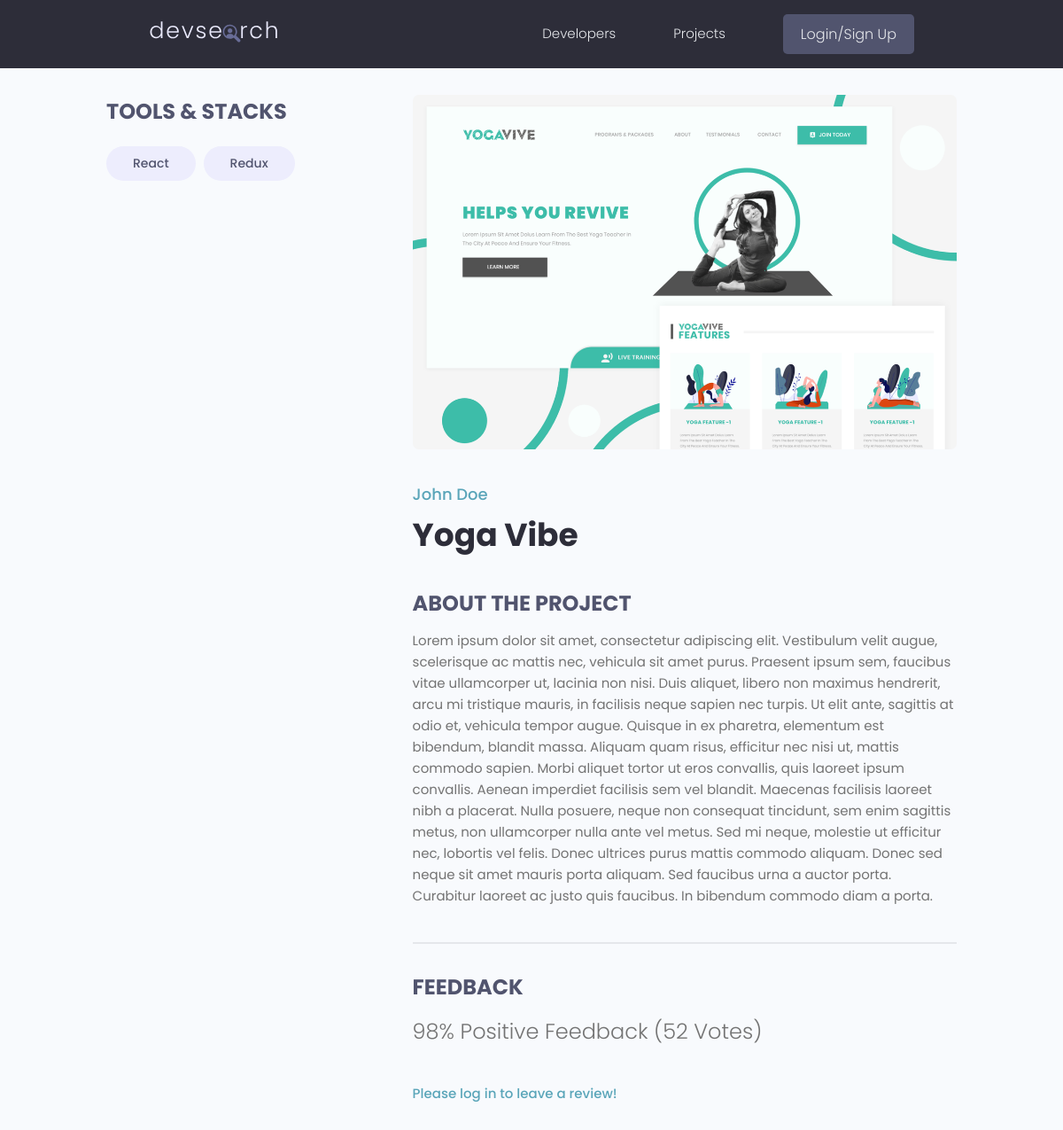
The page /projects/project/5ea68665-ee8f-4463-b57d-1fcc58bb016f on the database as committed earlier.
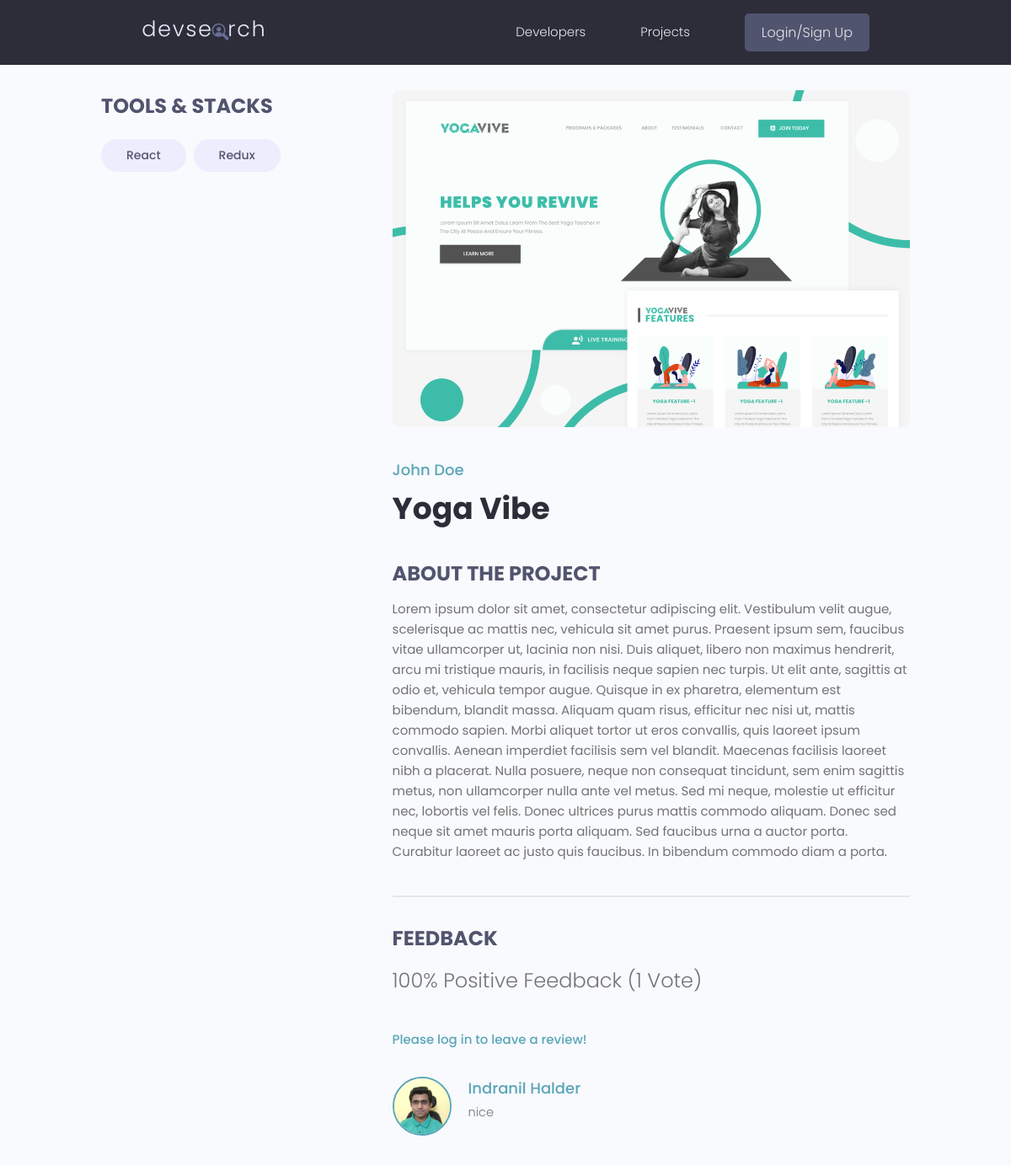
The same page on the database as committed later.
### projects/models.py (models this page shows, shortened)
class Tag(models.Model):
    name = models.CharField(max_length=200)
    created = models.DateTimeField(auto_now_add=True)
    id = models.UUIDField(default=uuid.uuid4, unique=True,
                          primary_key=True, editable=False)
    def __str__(self):
        return self.name

class Project(models.Model):
    owner = models.ForeignKey(
        Profile, null=True, blank=True, on_delete=models.SET_NULL)
    title = models.CharField(max_length=200)
    description = models.TextField(null=True, blank=True)
    featured_image = models.ImageField(
        null=True, blank=True, default='default.jpg')
    demo_link = models.CharField(max_length=2000, null=True, blank=True)
    source_link = models.CharField(max_length=2000, null=True, blank=True)
    tags = models.ManyToManyField('Tag', blank=True)
    vote_total = models.IntegerField(default=0, null=True, blank=True)
    vote_ratio = models.IntegerField(default=0, null=True, blank=True)
    created = models.DateTimeField(auto_now_add=True)
    id = models.UUIDField(default=uuid.uuid4, unique=True,
                          primary_key=True, editable=False)
    class Meta:
        ordering = ['-vote_ratio', '-vote_total', 'title']
    @property
    def reviewers(self):
        queryset = self.review_set.all().values_list('owner__id', flat=True)
        return queryset

class Review(models.Model):
    VOTE_TYPE = (
        ("up", "Up Vote"),
        ("down", "Down Vote"),
    )
    owner = models.ForeignKey(Profile, on_delete=models.CASCADE, null=True)
    project = models.ForeignKey(Project, on_delete=models.CASCADE)
    body = models.TextField(null=True, blank=True)
    value = models.CharField(max_length=200, choices=VOTE_TYPE)
    created = models.DateTimeField(auto_now_add=True)
    id = models.UUIDField(default=uuid.uuid4, unique=True,
                          primary_key=True, editable=False)
    class Meta:
        unique_together = [['owner', 'project']]

### users/models.py (models this page shows, shortened)
class Profile(models.Model):
    user = models.OneToOneField(
        User, on_delete=models.CASCADE, null=True, blank=True)
    name = models.CharField(max_length=200, blank=True, null=True)
    email = models.EmailField(max_length=500, blank=True, null=True)
    username = models.CharField(max_length=200, blank=True, null=True)
    location = models.CharField(max_length=200, blank=True, null=True)
    short_intro = models.CharField(max_length=200, blank=True, null=True)
    bio = models.TextField(blank=True, null=True)
    profile_image = models.ImageField(
        null=True, blank=True, upload_to='profiles/', default='profiles/user-default.png')
    social_github = models.CharField(max_length=200, blank=True, null=True)
    social_twitter = models.CharField(max_length=200, blank=True, null=True)
    social_linkedin = models.CharField(max_length=200, blank=True, null=True)
    social_youtube = models.CharField(max_length=200, blank=True, null=True)
    social_website = models.CharField(max_length=200, blank=True, null=True)
    created = models.DateTimeField(auto_now_add=True)
    id = models.UUIDField(default=uuid.uuid4, unique=True,
                          primary_key=True, editable=False)

### projects/views.py (the view, shortened to what this page needs)
# urls.py: path('project/<str:pk>', views.project, name='project'),
def project(request, pk):
    projectObj = Project.objects.get(id=pk)
    form = ReviewForm()
    return render(request, 'projects/single-project.html', {'project': projectObj, 'form': form})

### projects/templates/projects/single-project.html (shortened to what this page needs)
{% extends 'main.html' %} {% block content %}
<main class="singleProject my-md">
  <div class="container">
    <div class="layout">
      <div class="column column--1of3">
        <h3 class="singleProject__subtitle">Tools & Stacks</h3>
        <div class="singleProject__toolStack">
          {% for tag in project.tags.all %}
          <span class="tag tag--pill tag--sub tag--lg">
            <small>{{ tag }}</small>
          </span>
          {% endfor %}
        </div>
      </div>
      <div class="column column--2of3">
        <img class="singleProject__preview" src="{{ project.featured_image.url }}" alt="{{project.title}}" />
        <a href="profile.html" class="singleProject__developer">{{ project.owner.name }}</a>
        <h2 class="singleProject__title">{{project.title}}</h2>
        <h3 class="singleProject__subtitle">About the Project</h3>
        <div class="singleProject__info">
          {{ project.description }}
        </div>
        <div class="comments">
          <h3 class="singleProject__subtitle">Feedback</h3>
          <h5 class="project--rating">
            {{ project.vote_ratio }}% Positive Feedback ({{ project.vote_total }} Vote{{ project.vote_total|pluralize:"s" }})
          </h5>
          {% if request.user.profile.id in project.reviewers %}
            <p>You have already submitted your review for this project!</p>
          {% elif request.user.profile == project.owner %}
            <p>You can not review your own work!</p>
          {% else %}
            <a href="{% url 'login' %}?next={{request.path}}">Please log in to leave a review!</a>
          {% endif %}
          <div class="commentList">
            {% for review in project.review_set.all %}
                {% if review.body %}
                  <div class="comment">
                    <a href="{% url 'user-profile' review.owner.id %}" >
                      <img class="avatar avatar--md"
                        src="{{ review.owner.profile_image.url }}" alt="user" />
                    </a>
                    <div class="comment__details">
                      <a href="{% url 'user-profile' review.owner.id %}" class="comment__author">{{ review.owner.name }}</a>
                      <p class="comment__info">{{ review.body|linebreaksbr }}</p>
                    </div>
                  </div>
                {% endif %}
            {% endfor %}
          </div>
        </div>
      </div>
    </div>
  </div>
</main>
{% endblock content %}

Rows that differ between the two databases and show on the page:
changed Project "Yoga Vibe": vote_ratio "98" → "100"; vote_total "52" → "1"
added Review: owner.profile_image (picture), owner.name "Indranil Halder", body "nice"
